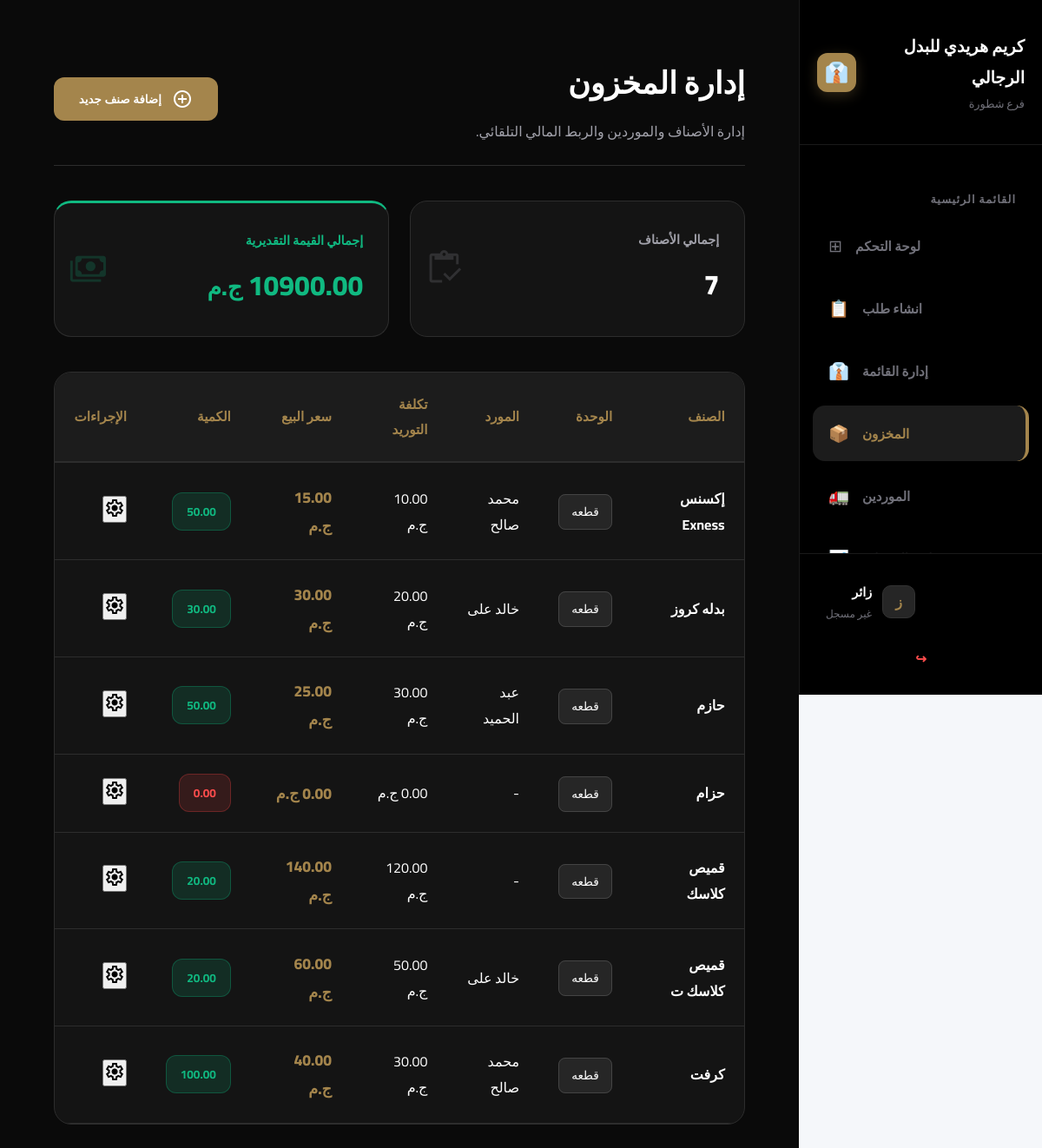
Before: /pos/inventory/ with the older database file.
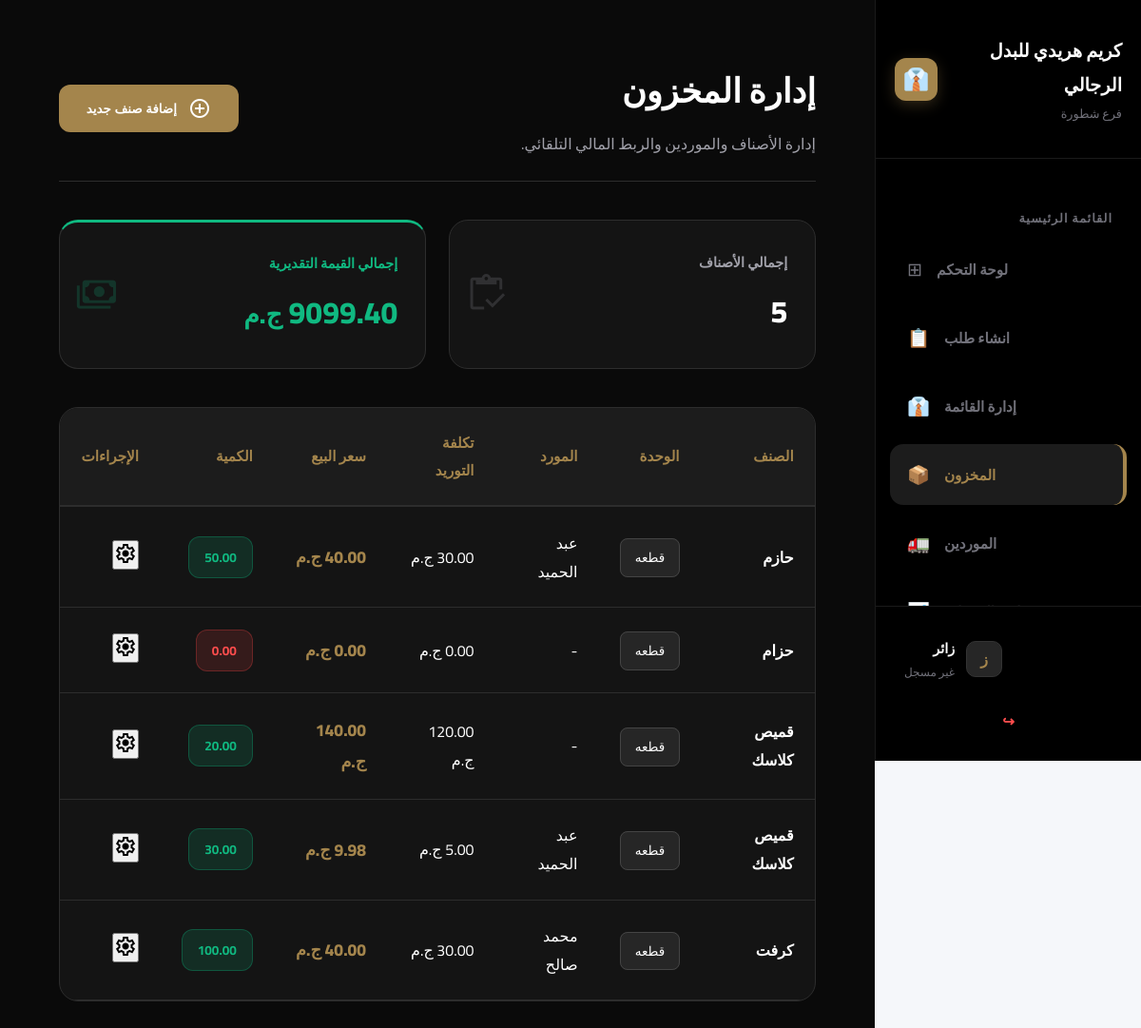
After: the same page with the newer database file.
### pos/models.py (models this page shows, shortened)
class InventoryItem(models.Model):
    name = models.CharField(max_length=200, verbose_name="اسم الصنف")
    category = models.ForeignKey(IngredientCategory, on_delete=models.CASCADE, related_name='items', verbose_name="الفئة")
    size = models.ForeignKey(Size_choices, on_delete=models.CASCADE, verbose_name="الحجم", null=True, blank=True)
    color = models.ForeignKey(Colors_choices, on_delete=models.CASCADE, verbose_name="اللون", null=True, blank=True)
    quantity = models.DecimalField(max_digits=10, decimal_places=2, verbose_name="الكمية الحالية")
    min_limit = models.DecimalField(max_digits=10, decimal_places=2, verbose_name="حد الطلب (الحد الأدنى)")
    unit = models.ForeignKey(Unit_choices, on_delete=models.CASCADE, verbose_name="الوحدة")
    unit_cost = models.DecimalField(max_digits=10, decimal_places=2, verbose_name="سعر الوحدة")
    supply_cost = models.DecimalField(max_digits=10, decimal_places=2, verbose_name="تكلفة التوريد", default=0)
    profit = models.DecimalField(max_digits=10, decimal_places=2, verbose_name="الربح المتوقع", default=0)
    updated_at = models.DateTimeField(auto_now=True, verbose_name="آخر تحديث")
    Supplier = models.ForeignKey(Supplier, on_delete=models.CASCADE, verbose_name="المورد", null=True, blank=True)

class Supplier(models.Model):
    name = models.CharField(max_length=400, verbose_name="اسم المورد")
    mobil = models.CharField(max_length=15)
    address = models.CharField(max_length=1000, verbose_name="عنوان المورد")
    category = models.CharField(max_length=200, null=True, blank=True, verbose_name="التصنيف") # أضفنا هذا الحقل
    number_of_supplies = models.PositiveIntegerField(default=0)

### categories/models.py (models this page shows)
class Unit_choices(models.Model):
    unit = models.CharField (max_length=100, verbose_name="وحدات التخزين")
    def __str__(self):
        return self.unit

### pos/views.py (the view)
# urls.py: path('inventory/', views.inventory_management, name='inventory_management'),
def inventory_management(request):
    items = InventoryItem.objects.all().order_by('name')
    low_stock_count = items.filter(quantity__lte=F('min_limit')).count()
    inventory_value = sum(item.quantity * item.unit_cost for item in items)
    category_filter = request.GET.get('category')
    if category_filter and category_filter != 'all':
        items = items.filter(category_id=category_filter)
    context = {
        'items': items,
        'categories': IngredientCategory.objects.all(),
        'units': Unit_choices.objects.all(),
        'suppliers': Supplier.objects.all(),
        'sizes': Size_choices.objects.all(),
        'colors': Colors_choices.objects.all(),
        'total_items_count': items.count(),
        'low_stock_count': low_stock_count,
        'inventory_value': inventory_value,
        'selected_category': category_filter,
    }
    return render(request, 'pos/inventory_management.html', context)

### accounts/context_processors.py (called while the page is built)
def notifications_processor(request):
    if request.user.is_authenticated:
        notifications = Notification.objects.filter(user=request.user, is_deleted=False).order_by('-created_at')[:10]
    else:
        notifications = []
    return {'notifications': notifications}

### categories/models.py (called while the page is built)
    def __str__(self):
        return self.category

### templates/pos/inventory_management.html (shortened to what this page needs)
{% extends 'base.html' %}
{% load static %}
{% block extra_css %}
    <link rel="stylesheet" href="{% static 'css/inventory.css' %}">
{% endblock %}
{% block content %}
<div class="inventory-page-wrapper" dir="rtl">
    <header class="inventory-main-header">
        <div class="header-text">
            <h1 class="page-title">إدارة المخزون</h1>
            <p class="page-subtitle">إدارة الأصناف والموردين والربط المالي التلقائي.</p>
        </div>
        <div class="header-actions">
            <button onclick="openModal('addItemModal')" class="btn-primary-luxury">
                <span class="material-symbols-outlined">add_circle</span>
                <span class="btn-text">إضافة صنف جديد</span>
            </button>
        </div>
    </header>
    <section class="stats-container">
        <div class="luxury-card stat-item">
            <div class="stat-info"><span class="label">إجمالي الأصناف</span><span class="value">{{ items.count }}</span></div>
            <span class="material-symbols-outlined icon-bg">inventory</span>
        </div>
        <div class="luxury-card stat-item total-value-border">
            <div class="stat-info">
                <span class="label text-emerald">إجمالي القيمة التقديرية</span>
                <span class="value text-emerald">{{ inventory_value|floatformat:2 }} <small>ج.م</small></span>
            </div>
            <span class="material-symbols-outlined icon-bg emerald-icon">payments</span>
        </div>
    </section>
    <div class="inventory-table-container">
        <table class="luxury-data-table" id="inventoryTable">
            <thead>
                <tr>
                    <th>الصنف</th>
                    <th>الوحدة</th>
                    <th>المورد</th>
                    <th>تكلفة التوريد</th>
                    <th>سعر البيع</th>
                    <th>الكمية</th>
                    <th class="text-center">الإجراءات</th>
                </tr>
            </thead>
            <tbody>
                {% for item in items %}
                <tr>
                    <td><strong>{{ item.name }}</strong></td>
                    <td><span class="unit-badge">{{ item.unit }}</span></td>
                    <td><span class="table-text-muted">{{ item.Supplier.name|default:"-" }}</span></td>
                    <td><span class="price-text">{{ item.supply_cost }} ج.م</span></td>
                    <td><span class="price-text-gold">{{ item.unit_cost }} ج.م</span></td>
                    <td>
                        <div class="status-badge-luxury {% if item.quantity <= item.min_limit %}status-red{% else %}status-green{% endif %}">
                            {{ item.quantity|floatformat:2 }}
                        </div>
                    </td>
                    <td class="text-center">
                        <button onclick="openControlModal('{{ item.id }}', '{{ item.name }}', '{{ item.unit_cost }}', '{{ item.supply_cost }}')" class="btn-action-icon edit-btn">
                            <span class="material-symbols-outlined">settings</span>
                        </button>
                    </td>
                </tr>
                {% endfor %}
            </tbody>
        </table>
    </div>
</div>
{% endblock %}

### templates/base.html (shortened to what this page needs)
{% load static %}
<!DOCTYPE html>
<html lang="ar" dir="rtl">
<head>
    <link rel="stylesheet" href="{% static 'css/base.css' %}">
    <link rel="stylesheet" href="{% static 'css/sidebar.css' %}">
    {% block extra_css %}{% endblock %}
</head>
<body>
    {% include 'includes/sidebar.html' %}
    <main>
        <div class="main-content">
            {% block content %}{% endblock %}
        </div>
    </main>
</body>
</html>

### templates/includes/sidebar.html (shortened to what this page needs)
<aside class="sidebar">
    <div class="sidebar-header">
        <div class="brand-info">
            <h2 class="store-name">كريم هريدي للبدل الرجالي</h2>
            <p class="store-branch">فرع شطورة</p>
        </div>
        <div class="brand-logo">
            <div class="logo-circle">👔</div> </div>
    </div>
    <nav class="sidebar-menu">
        <div class="menu-section">
            <h3 class="menu-title">القائمة الرئيسية</h3>
            <ul class="menu-items">
                <li>
                    <a href="{% url 'dashboard' %}" class="{% if request.path == '/' %}active{% endif %}">
                        <span class="icon">⊞</span>
                        <span class="text">لوحة التحكم</span>
                    </a>
                </li>
                <li>
                    <a href="{% url 'pos_page' %}" class="{% if request.resolver_match.url_name == 'pos_page' %}active{% endif %}">
                        <span class="icon">📋</span>
                        <span class="text">انشاء طلب</span>
                    </a>
                </li>
                <li>
                    <a href="{% url 'menu_management' %}" class="{% if request.resolver_match.url_name == 'menu_management' %}active{% endif %}">
                        <span class="icon">👔</span>
                        <span class="text">إدارة القائمة</span>
                    </a>
                </li>
                <li>
                    <a href="{% url 'inventory_management' %}" class="{% if request.resolver_match.url_name == 'inventory_management' %}active{% endif %}">
                        <span class="icon">📦</span>
                        <span class="text">المخزون</span>
                    </a>
                </li>
                <li>
                    <a href="{% url 'supplies_management' %}" class="{% if request.resolver_match.url_name == 'supplies_management' %}active{% endif %}">
                        <span class="icon">🚛</span>
                        <span class="text">الموردين</span>
                    </a>
                </li>
                <li>
                    <a href="{% url 'sales_reports' %}" class="{% if request.resolver_match.url_name == 'sales_reports' %}active{% endif %}">
                        <span class="icon">📊</span>
                        <span class="text">تقارير المبيعات</span>
                    </a>
                </li>
            </ul>
        </div>
    </nav>
    <div class="user-section">
        <div class="user-info-wrapper">
            <div class="user-avatar">
                {% if user.is_authenticated %}
                    <span class="avatar-letter">{{ user.first_name|first|upper }}</span>
                {% else %}
                    <span class="avatar-letter">ز</span>
                {% endif %}
            </div>
            <div class="user-details">
                <h4 class="user-name">
                    {% if user.is_authenticated %}
                        {{ user.get_full_name|default:user.username }}
                    {% else %}
                        زائر
                    {% endif %}
                </h4>
                <p class="user-role">
                    {% if user.is_authenticated %}
                        {% if user.is_superuser %}مدير نظام{% else %}كاشير{% endif %}
                    {% else %}
                        غير مسجل
                    {% endif %}
                </p>
            </div>
        </div>
        <form method="post" action="{% url 'logout' %}">
            <button type="submit" class="logout-btn" title="تسجيل الخروج">
                <span class="logout-icon">↪</span>
            </button>
        </form>
    </div>
</aside>

### static/css/base.css (style rules this page uses)
.main-content { background-color: #0a0a0a; padding: 30px; min-height: calc(100vh - 40px); color: #ffffff; }

### static/css/sidebar.css (style rules this page uses)
:root { --accent-gold: #a4854c; --surface-dark: #111111; --bg-active: #1c1c1c; --text-gold: #bc9c65; --text-white: #ffffff; --text-dim: #71717a; --sidebar-width: 280px; }
.sidebar { width: var(--sidebar-width); height: 100vh; background: #000000; display: flex; flex-direction: column; border-left: 1px solid #1a1a1a; position: fixed; right: 0; top: 0; font-family: 'Cairo', sans-serif; z-index: 1000; }
.sidebar-header { padding: 35px 20px; display: flex; justify-content: flex-end; align-items: center; gap: 15px; border-bottom: 1px solid #1a1a1a; }
.store-name { font-size: 1.2rem; font-weight: 800; margin: 0; color: var(--text-white); }
.store-branch { font-size: 0.8rem; margin: 0; color: var(--text-dim); }
.logo-circle { width: 45px; height: 45px; background: var(--accent-gold); border-radius: 12px; display: flex; align-items: center; justify-content: center; font-size: 1.4rem; color: white; box-shadow: 0 4px 15px rgba(164, 133, 76, 0.3); }
.sidebar-menu { flex-grow: 1; padding: 25px 15px; overflow-y: auto; }
.menu-title { font-size: 0.8rem; color: var(--text-dim); margin: 25px 15px 10px 0; font-weight: 700; text-transform: uppercase; letter-spacing: 1px; }
.menu-items { list-style: none; padding: 0; margin: 0; }
.menu-items li a { display: flex; align-items: center; justify-content: flex-end; padding: 14px 18px; text-decoration: none; color: var(--text-dim); border-radius: 14px; margin-bottom: 8px; transition: all 0.3s cubic-bezier(0.4, 0, 0.2, 1); position: relative; }
.menu-items li a.active { background-color: var(--bg-active); color: var(--accent-gold); border-right: 4px solid var(--accent-gold); }
.menu-items li a .icon { order: 2; margin-left: 0; margin-right: 15px; font-size: 1.2rem; }
.menu-items li a .text { order: 1; font-weight: 600; font-size: 0.95rem; }
.user-section { padding: 20px; border-top: 1px solid #1a1a1a; display: flex; flex-direction: column; gap: 10px; }
.user-info-wrapper { display: flex; align-items: center; justify-content: flex-end; gap: 12px; padding: 10px; }
.user-avatar { width: 38px; height: 38px; background: #262626; border: 1px solid #333; border-radius: 10px; display: flex; align-items: center; justify-content: center; color: var(--accent-gold); font-weight: bold; }
.user-name { font-size: 0.9rem; margin: 0; color: var(--text-white); font-weight: 700; }
.user-role { font-size: 0.75rem; margin: 0; color: var(--text-dim); }
.logout-btn { display: flex; align-items: center; justify-content: center; gap: 8px; background: none; border: none; color: #ff4d4d; font-size: 0.95rem; font-weight: 700; cursor: pointer; padding: 12px; width: 100%; transition: 0.2s; }

### templates/base.html (style rules this page uses)
* { margin: 0; padding: 0; box-sizing: border-box; }
body { font-family: 'Cairo', sans-serif; background-color: #f5f7fa; margin: 0; padding-right: 280px; min-height: 100vh; }

Changed rows visible on the page:
removed InventoryItem: name "إكسنس Exness", unit "قطعه", Supplier.name "محمد صالح", supply_cost "10.00", unit_cost "15.00", quantity "50.00"
removed InventoryItem: name "بدله كروز", unit "قطعه", Supplier.name "خالد على", supply_cost "20.00", unit_cost "30.00", quantity "30.00"
removed InventoryItem: name "قميص كلاسك ت", unit "قطعه", Supplier.name "خالد على", supply_cost "50.00", unit_cost "60.00", quantity "20.00"
changed InventoryItem "حازم": unit_cost "25.00" → "40.00"
added InventoryItem: name "قميص كلاسك", unit "قطعه", Supplier.name "عبد الحميد", supply_cost "5.00", unit_cost "9.98", quantity "30.00"
Other visible differences:
{{ items.count }}: "7" → "5"
{{ inventory_value|floatformat:2 }}: "10900.00" → "9099.40"
